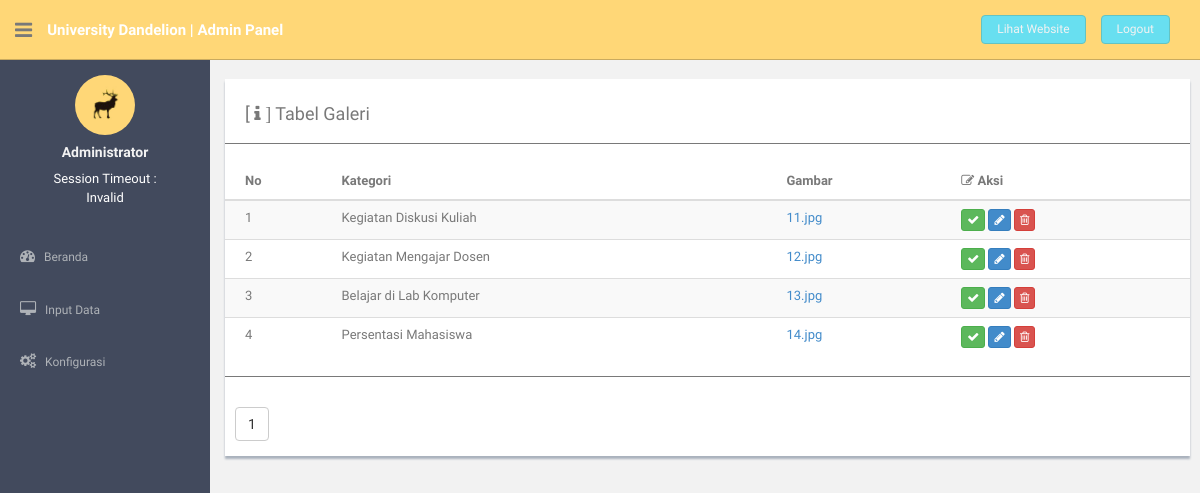
Screenshot of /confpanel/module/mod_gallery/gallery.php (signed in) with the database file from the repository.
### tables this page shows
CREATE TABLE IF NOT EXISTS `tbl_gallery` (
  `id_gallery` int(5) NOT NULL AUTO_INCREMENT,
  `category_gallery` varchar(25) NOT NULL,
  `pict_gallery` varchar(100) NOT NULL,
  PRIMARY KEY (`id_gallery`)
);

### confpanel/control.php (called while the page is built, shortened)
<?php
$link     = mysqli_connect('localhost','root','','db_companyprofile');
$perpage_gallery  = 6;
$page_gallery     = isset($_GET['page']) ? (int)$_GET['page'] : 1;
$start_gallery    = ($page_gallery > 1) ? ($page_gallery * $perpage_gallery) - $perpage_gallery :0;
$result_gallery   = mysqli_query ($link, "SELECT * FROM tbl_gallery");
$total_gallery    = mysqli_num_rows($result_gallery);
$pages_gallery    = ceil($total_gallery/$perpage_gallery);
$articles_gallery = "SELECT * FROM tbl_gallery ORDER BY id_gallery DESC LIMIT $start_gallery, $perpage_gallery";
$tampil_gallery   = mysqli_query($link,$articles_gallery);
$id_gallery		  = $start_gallery + 1;
?>

### confpanel/module/mod_gallery/gallery.php (the view, shortened to what this page needs)
<?php
    if (empty($_SESSION['username']) AND empty($_SESSION['password'])){
        echo "<script>alert('Akses ditolak !!! Silahkan sign ini terlebih dahulu, Terimakasih.'); window.location = '../../index.php'</script>";
    }else{
include '../../header_module.php';
include '../../menu_module.php';
include '../../control.php';
	echo " <section id=\"main-content\">
         	<section class=\"wrapper\">
           <div class=\"row mt\">
            <div class=\"col-md-12\">
             <div class=\"content-panel\">
              <table class=\"table table-striped table-advance table-hover\">
                <h4>[ <i class=\"fa fa-info\"> ]</i> Tabel Galeri</h4>
                <hr>
                  <thead>
                  <tr>
                    <th><i class=\"\"></i> No</th>
                    <th><i class=\"\"></i> Kategori</th>
                    <th><i class=\"\"></i> Gambar</th>
                    <th><i class=\"fa fa-edit\"></i> Aksi</th>
                  </tr>
                  </thead>
                  <tbody>";
while ($data_gallery = mysqli_fetch_assoc($tampil_gallery)) {
echo"
                  <tr>
                    <td>$id_gallery</td>
                    <td>$data_gallery[category_gallery]</td>
                    <td><a class=\"fancybox\" href=\"../../../img/$data_gallery[pict_gallery]\">$data_gallery[pict_gallery]</a></td>
                    <td>
                      <a href=\"../../module/mod_gallery/aksi.php?galeri=add\"><button class=\"btn btn-success btn-xs\"><i class=\"fa fa-check\"></i></button></a>
                      <a href=\"../../module/mod_gallery/aksi.php?galeri=edit&id_gallery=$data_gallery[id_gallery]\"><button class=\"btn btn-primary btn-xs\"><i class=\"fa fa-pencil\"></i></button></a>
                      <a href=\"../../module/mod_gallery/aksi.php?galeri=hapus&id_gallery=$data_gallery[id_gallery]\"><button class=\"btn btn-danger btn-xs\"><i class=\"fa fa-trash-o\"></i></button></a>
                    </td>
                    </td>
                  </tr>";
                  $id_gallery++;
}
                  echo"
                  </tbody>
                </table>
                <hr>";
                 echo"<div class=\"btn-group1\">";
                    for ($i=1; $i<=$pages_gallery; $i++){
                    echo"
                      <a href=\"gallery.php?page=$i\"><button type=\"button\" class=\"btn btn-default\">$i</button></a>";
                  }
                  echo"
                </div>";
               echo"
              </div>
          </div>
      </div>
    </section>
    </section>";
include '../../footer_module.php';
}
?>

### confpanel/assets/css/style.css (style rules this page uses)
body { color: #797979; background: #f2f2f2; font-family: 'Ruda', sans-serif; padding: 0px !important; margin: 0px !important; font-size:13px; }
a, a:hover, a:focus { text-decoration: none; outline: none; }
hr { margin-top: 20px; margin-bottom: 20px; border: 0; border-top: 1px solid #797979; }
.mt { margin-top: 25px; }
#main-content { margin-left: 220px; }
.wrapper { display: inline-block; margin-top: 15px; padding-left: 10px; padding-right: 15px; padding-bottom: 15px; padding-top: 0px; width: 100%; }
.content-panel { background: #ffffff; box-shadow: 0px 3px 2px #aab2bd; padding-top: 15px; padding-bottom: 5px; }
.content-panel h4 { margin-left: 20px; }
.btn-group1 { background: #ffffff; padding: 10px; }

### rows the page displays
tbl_gallery: category_gallery "Kegiatan Diskusi Kuliah", pict_gallery "11.jpg"
tbl_gallery: category_gallery "Kegiatan Mengajar Dosen", pict_gallery "12.jpg"
tbl_gallery: category_gallery "Belajar di Lab Komputer", pict_gallery "13.jpg"
tbl_gallery: category_gallery "Persentasi Mahasiswa", pict_gallery "14.jpg"
